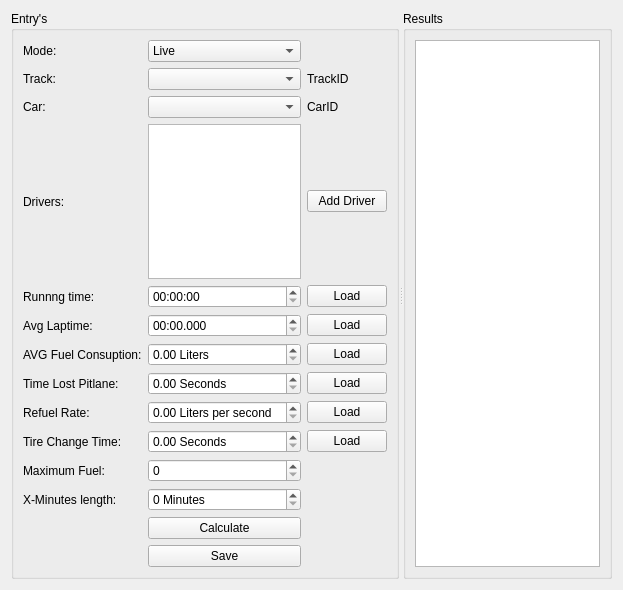
<?xml version="1.0" encoding="UTF-8"?>
<ui version="4.0">
 <class>Stint_Creator</class>
 <widget class="QWidget" name="Stint_Creator">
  <property name="geometry">
   <rect>
    <x>0</x>
    <y>0</y>
    <width>623</width>
    <height>590</height>
   </rect>
  </property>
  <property name="windowTitle">
   <string>Form</string>
  </property>
  <layout class="QHBoxLayout" name="horizontalLayout">
   <item>
    <widget class="QSplitter" name="splitter">
     <property name="orientation">
      <enum>Qt::Horizontal</enum>
     </property>
     <widget class="QGroupBox" name="groupBox">
      <property name="title">
       <string>Entry's</string>
      </property>
      <layout class="QGridLayout" name="gridLayout_2">
       <item row="4" column="2">
        <widget class="QTimeEdit" name="timeEdit"/>
       </item>
       <item row="7" column="0">
        <widget class="QLabel" name="label_9">
         <property name="text">
          <string>Time Lost Pitlane:</string>
         </property>
        </widget>
       </item>
       <item row="8" column="2">
        <widget class="QDoubleSpinBox" name="doubleSpinBox_3">
         <property name="suffix">
          <string> Liters per second</string>
         </property>
        </widget>
       </item>
       <item row="1" column="2">
        <widget class="QComboBox" name="comboBox"/>
       </item>
       <item row="2" column="0">
        <widget class="QLabel" name="label_3">
         <property name="text">
          <string>Car:</string>
         </property>
        </widget>
       </item>
       <item row="10" column="0">
        <widget class="QLabel" name="label_13">
         <property name="text">
          <string>Maximum Fuel:</string>
         </property>
        </widget>
       </item>
       <item row="11" column="0">
        <widget class="QLabel" name="label_12">
         <property name="text">
          <string>X-Minutes length:</string>
         </property>
        </widget>
       </item>
       <item row="2" column="3">
        <widget class="QLabel" name="label_4">
         <property name="text">
          <string>CarID</string>
         </property>
        </widget>
       </item>
       <item row="3" column="3">
        <widget class="QPushButton" name="pushButton_3">
         <property name="text">
          <string>Add Driver</string>
         </property>
        </widget>
       </item>
       <item row="11" column="2">
        <widget class="QSpinBox" name="spinBox">
         <property name="suffix">
          <string> Minutes</string>
         </property>
         <property name="prefix">
          <string/>
         </property>
        </widget>
       </item>
       <item row="6" column="2">
        <widget class="QDoubleSpinBox" name="doubleSpinBox">
         <property name="suffix">
          <string> Liters</string>
         </property>
        </widget>
       </item>
       <item row="9" column="0">
        <widget class="QLabel" name="label_11">
         <property name="text">
          <string>Tire Change Time:</string>
         </property>
        </widget>
       </item>
       <item row="6" column="3">
        <widget class="QPushButton" name="pushButton_6">
         <property name="text">
          <string>Load</string>
         </property>
        </widget>
       </item>
       <item row="13" column="2">
        <widget class="QPushButton" name="pushButton_2">
         <property name="text">
          <string>Save</string>
         </property>
        </widget>
       </item>
       <item row="6" column="0">
        <widget class="QLabel" name="label_8">
         <property name="text">
          <string>AVG Fuel Consuption:</string>
         </property>
        </widget>
       </item>
       <item row="4" column="0">
        <widget class="QLabel" name="label_6">
         <property name="text">
          <string>Runnng time:</string>
         </property>
        </widget>
       </item>
       <item row="2" column="2">
        <widget class="QComboBox" name="comboBox_2"/>
       </item>
       <item row="4" column="3">
        <widget class="QPushButton" name="pushButton_4">
         <property name="text">
          <string>Load</string>
         </property>
        </widget>
       </item>
       <item row="1" column="3">
        <widget class="QLabel" name="label_2">
         <property name="text">
          <string>TrackID</string>
         </property>
        </widget>
       </item>
       <item row="7" column="2">
        <widget class="QDoubleSpinBox" name="doubleSpinBox_2">
         <property name="suffix">
          <string> Seconds</string>
         </property>
        </widget>
       </item>
       <item row="9" column="3">
        <widget class="QPushButton" name="pushButton_9">
         <property name="text">
          <string>Load</string>
         </property>
        </widget>
       </item>
       <item row="0" column="0">
        <widget class="QLabel" name="label_14">
         <property name="text">
          <string>Mode:</string>
         </property>
        </widget>
       </item>
       <item row="5" column="2">
        <widget class="QTimeEdit" name="timeEdit_2">
         <property name="currentSection">
          <enum>QDateTimeEdit::MinuteSection</enum>
         </property>
         <property name="displayFormat">
          <string>mm:ss.zzz</string>
         </property>
        </widget>
       </item>
       <item row="10" column="2">
        <widget class="QSpinBox" name="spinBox_2"/>
       </item>
       <item row="3" column="0">
        <widget class="QLabel" name="label_5">
         <property name="text">
          <string>Drivers:</string>
         </property>
        </widget>
       </item>
       <item row="8" column="0">
        <widget class="QLabel" name="label_10">
         <property name="text">
          <string>Refuel Rate:</string>
         </property>
        </widget>
       </item>
       <item row="12" column="2">
        <widget class="QPushButton" name="pushButton">
         <property name="text">
          <string>Calculate</string>
         </property>
        </widget>
       </item>
       <item row="7" column="3">
        <widget class="QPushButton" name="pushButton_7">
         <property name="text">
          <string>Load</string>
         </property>
        </widget>
       </item>
       <item row="5" column="3">
        <widget class="QPushButton" name="pushButton_5">
         <property name="text">
          <string>Load</string>
         </property>
        </widget>
       </item>
       <item row="3" column="2">
        <widget class="QTableWidget" name="tableWidget"/>
       </item>
       <item row="1" column="0">
        <widget class="QLabel" name="label">
         <property name="text">
          <string>Track:</string>
         </property>
        </widget>
       </item>
       <item row="8" column="3">
        <widget class="QPushButton" name="pushButton_8">
         <property name="text">
          <string>Load</string>
         </property>
        </widget>
       </item>
       <item row="0" column="2">
        <widget class="QComboBox" name="comboBox_3">
         <item>
          <property name="text">
           <string>Live</string>
          </property>
         </item>
         <item>
          <property name="text">
           <string>Edit</string>
          </property>
         </item>
         <item>
          <property name="text">
           <string>Create</string>
          </property>
         </item>
        </widget>
       </item>
       <item row="9" column="2">
        <widget class="QDoubleSpinBox" name="doubleSpinBox_4">
         <property name="suffix">
          <string> Seconds</string>
         </property>
        </widget>
       </item>
       <item row="5" column="0">
        <widget class="QLabel" name="label_7">
         <property name="text">
          <string>Avg Laptime:</string>
         </property>
        </widget>
       </item>
      </layout>
     </widget>
     <widget class="QGroupBox" name="groupBox_2">
      <property name="title">
       <string>Results</string>
      </property>
      <layout class="QVBoxLayout" name="verticalLayout_2">
       <item>
        <widget class="QTableWidget" name="tableWidget_2"/>
       </item>
      </layout>
     </widget>
    </widget>
   </item>
  </layout>
 </widget>
 <resources/>
 <connections/>
</ui>
